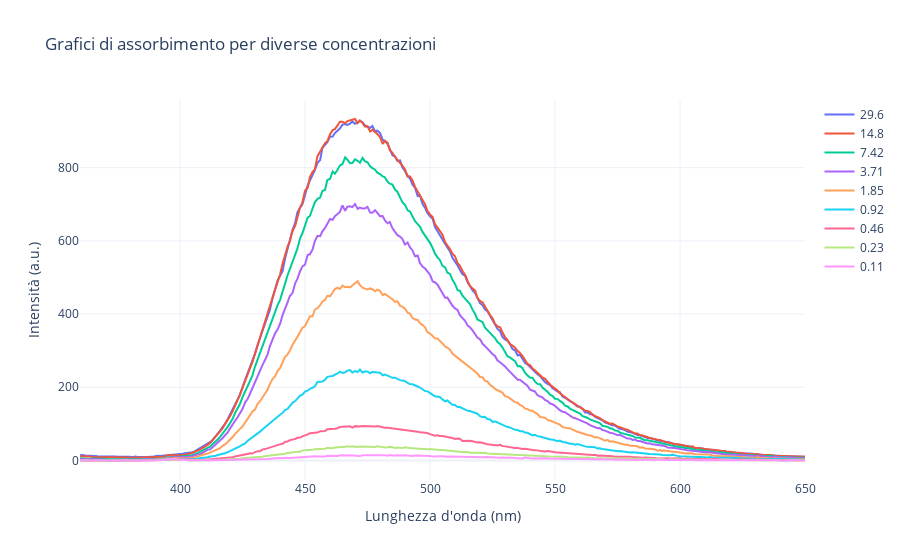

The notebook cell saved with this chart:
### Code cell
#le code sono spaiate da 0 a 10

fig = go.Figure()

# Aggiungi le tracce per ogni concentrazione usando un ciclo
wavelengths = [Wavelength_30, Wavelength_15, Wavelength_7, Wavelength_4, Wavelength_2, Wavelength_1, Wavelength_05, Wavelength_02, Wavelength_01]
intensities = [Intensity_30, Intensity_15, Intensity_7, Intensity_4, Intensity_2, Intensity_1, Intensity_05, Intensity_02, Intensity_01]
labels = [f"{value:.3g}" for value in C_f_reale]

for wavelength,  corrected_intensities, label in zip(wavelengths,  corrected_intensities, labels):
    fig.add_trace(go.Scatter(x=wavelength, y= corrected_intensities, mode='lines', name=label))

# Aggiungi titolo e etichette degli assi
fig.update_layout(
    title='Grafici di assorbimento per diverse concentrazioni',
    xaxis_title='Lunghezza d\'onda (nm)',
    yaxis_title='Intensità (a.u.)',
    template='plotly_white'
)

# Mostra il grafico
fig.show()

### Figure 1 — Plotly figure (JSON) as saved in the notebook; plotly's stock layout.template omitted (floating-point values rounded to 4 significant figures; data arrays with more than 128 entries replaced by an {"elided": "..."} marker saying what was removed)
{"data": [{"mode": "lines", "name": "29.6", "type": "scatter", "x": {"elided": "291 float values"}, "y": {"elided": "291 float values"}}, {"mode": "lines", "name": "14.8", "type": "scatter", "x": {"elided": "291 float values"}, "y": {"elided": "291 float values"}}, {"mode": "lines", "name": "7.42", "type": "scatter", "x": {"elided": "291 float values"}, "y": {"elided": "291 float values"}}, {"mode": "lines", "name": "3.71", "type": "scatter", "x": {"elided": "291 float values"}, "y": {"elided": "291 float values"}}, {"mode": "lines", "name": "1.85", "type": "scatter", "x": {"elided": "291 float values"}, "y": {"elided": "291 float values"}}, {"mode": "lines", "name": "0.92", "type": "scatter", "x": {"elided": "291 float values"}, "y": {"elided": "291 float values"}}, {"mode": "lines", "name": "0.46", "type": "scatter", "x": {"elided": "291 float values"}, "y": {"elided": "291 float values"}}, {"mode": "lines", "name": "0.23", "type": "scatter", "x": {"elided": "291 float values"}, "y": {"elided": "291 float values"}}, {"mode": "lines", "name": "0.11", "type": "scatter", "x": {"elided": "291 float values"}, "y": {"elided": "291 float values"}}], "layout": {"autosize": true, "title": {"text": "Grafici di assorbimento per diverse concentrazioni"}, "xaxis": {"autorange": true, "range": [360, 650], "title": {"text": "Lunghezza d'onda (nm)"}, "type": "linear"}, "yaxis": {"autorange": true, "range": [-53.56, 984.9], "title": {"text": "Intensità (a.u.)"}, "type": "linear"}}}
